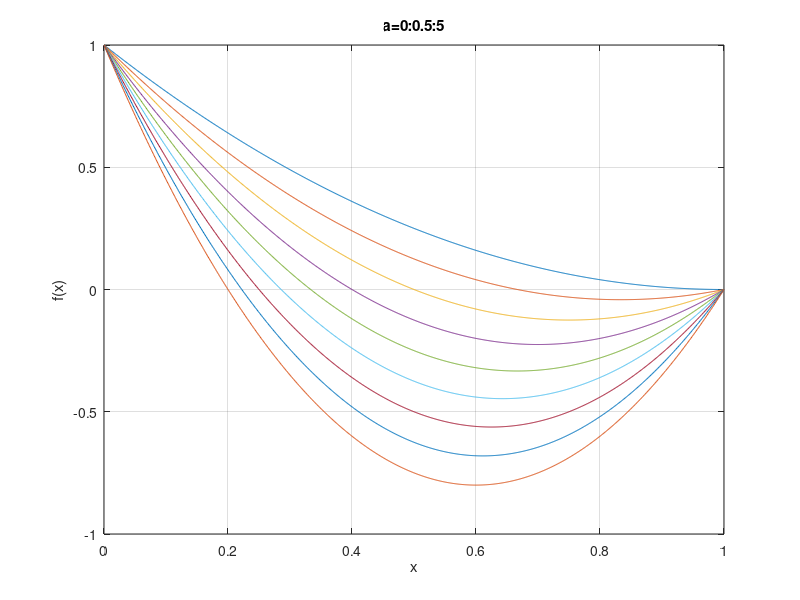

MATLAB code to generate this figure:
% optim_skocznia.m - przyklad profilu skoczni narciarskiej
x = 0 : 0.001 : 1;
figure;
for a = 1 : 0.5 : 5
    f = a*x.^2-(a+1)*x+1;
    plot(x,f); hold on;
end
grid; title('a=0:0.5:5'); xlabel('x'); ylabel('f(x)');
%unikanie mianownika=0
theta= 1e-6;
t = @(a) integral(@(x) sqrt(1+(2*a*x-a-1).^2)./(2*9.81*(1-(a*x.^2-(a+1)*x+1)+theta)),0,1);

a1 = 0.5;
a2 = 5;
eps = 0.01;

%metd złotego podziału
k = (sqrt(5)-1)/2;
b1 = a2 - k*(a2-a1);
b2 = a1 + k*(a2-a1);
iter = 0;

while abs(a2-a1) > eps
    if t(b1) < t(b2)
        %minimum jest w [a1,b2], wiec odrzucamy [b1,a2]
        a2 = b2;
        b2 = b1;
        %nowy punkt podzialu b1
        b1 = a2 - k*(a2-a1);
    else
        %odwrotnie
        a1 = b1;
        b1 = b2;
        b2 = a1 + k*(a2-a1);
    end
    iter = iter + 1;
end

fprintf('Optymalna wartosc a = %f\n', (a1+a2)/2);
fprintf('Minimalny czas przejazdu t(a) = %f\n', t((a1+a2)/2));
fprintf('Liczba iteracji = %d\n', iter);
